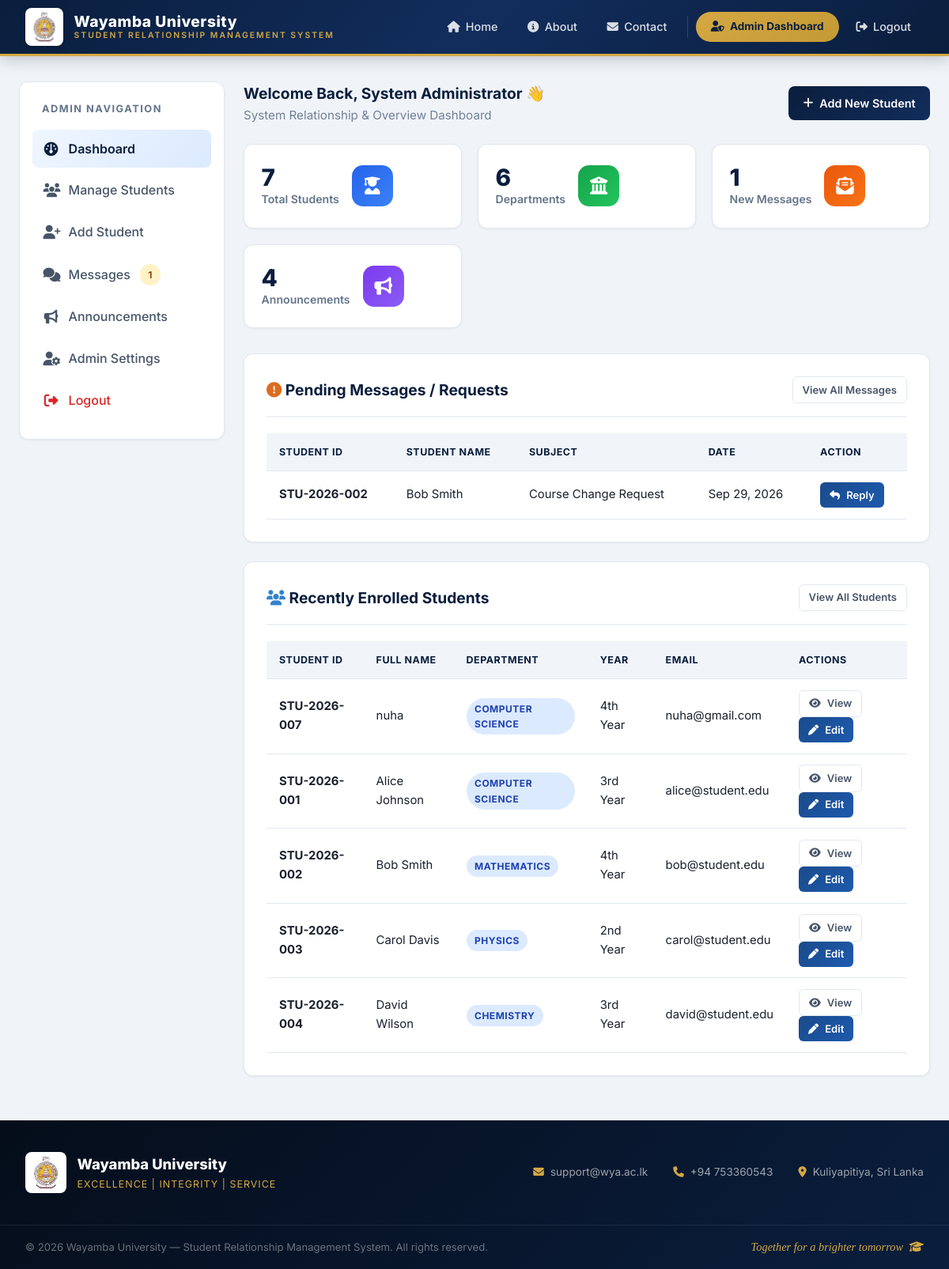
Page /admin/dashboard.php (signed in) on the committed database.
### tables this page shows
CREATE TABLE `messages` (
  `id` int(11) NOT NULL,
  `student_id` int(11) NOT NULL,
  `subject` varchar(255) NOT NULL,
  `message` text NOT NULL,
  `reply` text DEFAULT NULL,
  `status` enum('Pending','Replied') DEFAULT 'Pending',
  `created_at` timestamp NOT NULL DEFAULT current_timestamp()
);

CREATE TABLE `students` (
  `id` int(11) NOT NULL,
  `student_id` varchar(30) NOT NULL,
  `full_name` varchar(100) NOT NULL,
  `dob` date NOT NULL,
  `gender` enum('Male','Female','Other') NOT NULL,
  `email` varchar(100) NOT NULL,
  `phone` varchar(20) NOT NULL,
  `address` text NOT NULL,
  `department` varchar(100) NOT NULL,
  `academic_year` varchar(20) NOT NULL,
  `enrollment_date` date NOT NULL,
  `password` varchar(255) NOT NULL,
  `profile_image` varchar(255) DEFAULT NULL,
  `created_at` timestamp NOT NULL DEFAULT current_timestamp()
);

### config/database.php (called while the page is built, shortened)
<?php
function sanitize($data) {
    return htmlspecialchars(trim((string)$data), ENT_QUOTES, 'UTF-8');
}
?>

### admin/dashboard.php (the view, shortened to what this page needs)
<?php
require_once __DIR__ . '/../config/database.php';
$totalStudents = $pdo->query("SELECT COUNT(*) FROM students")->fetchColumn();
$totalDepartments = $pdo->query("SELECT COUNT(*) FROM departments")->fetchColumn();
$pendingMessages = $pdo->query("SELECT COUNT(*) FROM messages WHERE status = 'Pending'")->fetchColumn();
$totalAnnouncements = $pdo->query("SELECT COUNT(*) FROM announcements")->fetchColumn();
$recentStudents = $pdo->query("SELECT * FROM students ORDER BY created_at DESC LIMIT 5")->fetchAll();
$recentMessages = $pdo->query("
    SELECT m.*, s.full_name, s.student_id as stu_code
    FROM messages m
    JOIN students s ON m.student_id = s.id
    WHERE m.status = 'Pending'
    ORDER BY m.created_at DESC LIMIT 5
")->fetchAll();
require_once __DIR__ . '/../includes/header.php';
?>
<div class="dashboard-layout">
    <div class="sidebar">
        <div class="sidebar-title">Admin Navigation</div>
        <ul class="sidebar-menu">
            <li><a href="dashboard.php" class="active"><i class="fa-solid fa-gauge"></i> Dashboard</a></li>
            <li><a href="students.php"><i class="fa-solid fa-users"></i> Manage Students</a></li>
            <li><a href="add_student.php"><i class="fa-solid fa-user-plus"></i> Add Student</a></li>
            <li><a href="messages.php"><i class="fa-solid fa-comments"></i> Messages <?php if ($pendingMessages > 0): ?><span class="badge badge-warning"><?php echo $pendingMessages; ?></span><?php endif; ?></a></li>
            <li><a href="announcements.php"><i class="fa-solid fa-bullhorn"></i> Announcements</a></li>
            <li><a href="profile.php"><i class="fa-solid fa-user-gear"></i> Admin Settings</a></li>
            <li><a href="logout.php" style="color: var(--danger);"><i class="fa-solid fa-right-from-bracket"></i> Logout</a></li>
        </ul>
    </div>
    <div>
        <div class="card-header" style="border: none; padding-bottom: 0; margin-bottom: 1.5rem;">
            <div>
                <h2>Welcome Back, <?php echo sanitize($_SESSION['admin_name']); ?> 👋</h2>
                <p style="color: #718096; font-size: 0.95rem;">System Relationship & Overview Dashboard</p>
            </div>
            <a href="add_student.php" class="btn btn-primary"><i class="fa-solid fa-plus"></i> Add New Student</a>
        </div>
        <div class="stats-grid">
            <div class="stat-card">
                <div class="stat-info">
                    <h3><?php echo $totalStudents; ?></h3>
                    <p>Total Students</p>
                </div>
                <div class="stat-icon blue">
                    <i class="fa-solid fa-user-graduate"></i>
                </div>
            </div>
            <div class="stat-card">
                <div class="stat-info">
                    <h3><?php echo $totalDepartments; ?></h3>
                    <p>Departments</p>
                </div>
                <div class="stat-icon green">
                    <i class="fa-solid fa-building-columns"></i>
                </div>
            </div>
            <div class="stat-card">
                <div class="stat-info">
                    <h3><?php echo $pendingMessages; ?></h3>
                    <p>New Messages</p>
                </div>
                <div class="stat-icon orange">
                    <i class="fa-solid fa-envelope-open-text"></i>
                </div>
            </div>
            <div class="stat-card">
                <div class="stat-info">
                    <h3><?php echo $totalAnnouncements; ?></h3>
                    <p>Announcements</p>
                </div>
                <div class="stat-icon purple">
                    <i class="fa-solid fa-bullhorn"></i>
                </div>
            </div>
        </div>
        <?php if (!empty($recentMessages)): ?>
            <div class="card">
                <div class="card-header">
                    <h3><i class="fa-solid fa-circle-exclamation" style="color: #dd6b20;"></i> Pending Messages / Requests</h3>
                    <a href="messages.php" class="btn btn-outline btn-sm">View All Messages</a>
                </div>
                <div class="table-responsive">
                    <table class="table">
                        <thead>
                            <tr>
                                <th>Student ID</th>
                                <th>Student Name</th>
                                <th>Subject</th>
                                <th>Date</th>
                                <th>Action</th>
                            </tr>
                        </thead>
                        <tbody>
                            <?php foreach ($recentMessages as $msg): ?>
                                <tr>
                                    <td><strong><?php echo sanitize($msg['stu_code']); ?></strong></td>
                                    <td><?php echo sanitize($msg['full_name']); ?></td>
                                    <td><?php echo sanitize($msg['subject']); ?></td>
                                    <td><?php echo date('M d, Y', strtotime($msg['created_at'])); ?></td>
                                    <td>
                                        <a href="messages.php?reply_id=<?php echo $msg['id']; ?>" class="btn btn-secondary btn-sm">
                                            <i class="fa-solid fa-reply"></i> Reply
                                        </a>
                                    </td>
                                </tr>
                            <?php endforeach; ?>
                        </tbody>
                    </table>
                </div>
            </div>
        <?php endif; ?>
        <div class="card">
            <div class="card-header">
                <h3><i class="fa-solid fa-users" style="color: #3182ce;"></i> Recently Enrolled Students</h3>
                <a href="students.php" class="btn btn-outline btn-sm">View All Students</a>
            </div>
            <div class="table-responsive">
                <table class="table">
                    <thead>
                        <tr>
                            <th>Student ID</th>
                            <th>Full Name</th>
                            <th>Department</th>
                            <th>Year</th>
                            <th>Email</th>
                            <th>Actions</th>
                        </tr>
                    </thead>
                    <tbody>
                        <?php if (!empty($recentStudents)): ?>
                            <?php foreach ($recentStudents as $student): ?>
                                <tr>
                                    <td><strong><?php echo sanitize($student['student_id']); ?></strong></td>
                                    <td><?php echo sanitize($student['full_name']); ?></td>
                                    <td><span class="badge badge-info"><?php echo sanitize($student['department']); ?></span></td>
                                    <td><?php echo sanitize($student['academic_year']); ?></td>
                                    <td><?php echo sanitize($student['email']); ?></td>
                                    <td>
                                        <a href="view_student.php?id=<?php echo $student['id']; ?>" class="btn btn-outline btn-sm"><i class="fa-solid fa-eye"></i> View</a>
                                        <a href="edit_student.php?id=<?php echo $student['id']; ?>" class="btn btn-secondary btn-sm"><i class="fa-solid fa-pen"></i> Edit</a>
                                    </td>
                                </tr>
                            <?php endforeach; ?>
                        <?php else: ?>
                            <tr>
                                <td colspan="6" style="text-align: center; color: #718096;">No students found in system.</td>
                            </tr>
                        <?php endif; ?>
                    </tbody>
                </table>
            </div>
        </div>
    </div>
</div>
<?php require_once __DIR__ . '/../includes/footer.php'; ?>

### rows in the picture
messages: student.student_id "STU-2026-002", student.full_name "Bob Smith", subject "Course Change Request", created_at "Sep 29, 2026"
students: student "STU-2026-007", full_name "nuha", department "COMPUTER SCIENCE", academic_year "4th Year", email "nuha@gmail.com"
students: student "STU-2026-001", full_name "Alice Johnson", department "COMPUTER SCIENCE", academic_year "3rd Year", email "alice@student.edu"
students: student "STU-2026-002", full_name "Bob Smith", department "MATHEMATICS", academic_year "4th Year", email "bob@student.edu"
students: student "STU-2026-003", full_name "Carol Davis", department "PHYSICS", academic_year "2nd Year", email "carol@student.edu"
students: student "STU-2026-004", full_name "David Wilson", department "CHEMISTRY", academic_year "3rd Year", email "david@student.edu"

### other values in the picture
$pendingMessages "1"
$_SESSION['admin_name'] "System Administrator"
$totalStudents "7"
$totalDepartments "6"
$totalAnnouncements "4"
